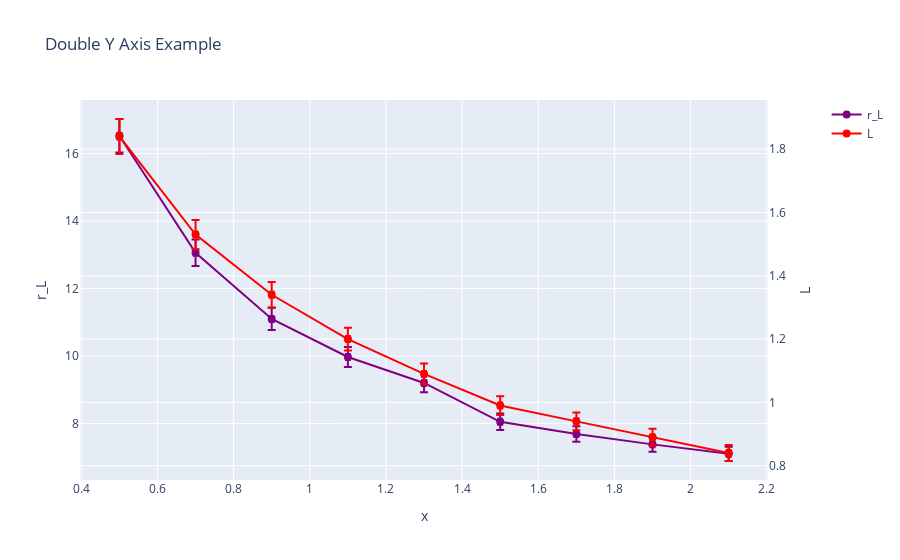

Source (notebook cell):
### Code cell
import plotly.graph_objects as go
from plotly.subplots import make_subplots
err_1 = 3
# Create figure with secondary y-axis
fig = make_subplots(specs=[[{"secondary_y": True}]])

fig.add_trace(go.Scatter(
    x=data['x'], y=data['r_L'],
    name='r_L',
    error_y=dict(
        type='percent',
        value=err_1
    ),
    error_x=dict(
        type='constant',
        value=0.005,
        color='purple'
    ) ,
    marker=dict(color='purple', size=8)
))

fig.add_trace(go.Scatter(
    x=data['x'], y=data['L'],
    name='L',
    error_y=dict(
        type='percent',
        value=err_1
    ),
    error_x=dict(
        type='constant',
        value=0.005,
        color='red'
    ),
    marker=dict(color='red', size=8)
),secondary_y=True)



# Add figure title
fig.update_layout(
    title_text="Double Y Axis Example"
)

# Set x-axis title
fig.update_xaxes(title_text="x")

# Set y-axes titles
fig.update_yaxes(title_text="r_L, Om", secondary_y=False)
fig.update_yaxes(title_text="L, H", secondary_y=True)

fig.show()

### Figure 1 — Plotly figure (JSON) as saved in the notebook; plotly's stock layout.template omitted (floating-point values rounded to 4 significant figures)
{"data": [{"error_x": {"color": "purple", "type": "constant", "value": 0.005}, "error_y": {"type": "percent", "value": 3}, "marker": {"color": "purple", "size": 8}, "name": "r_L", "type": "scatter", "x": [0.5, 0.7, 0.9, 1.1, 1.3, 1.5, 1.7, 1.9, 2.1], "y": [16.53, 13.06, 11.1, 9.97, 9.2, 8.05, 7.69, 7.38, 7.1]}, {"error_x": {"color": "red", "type": "constant", "value": 0.005}, "error_y": {"type": "percent", "value": 3}, "marker": {"color": "red", "size": 8}, "name": "L", "type": "scatter", "x": [0.5, 0.7, 0.9, 1.1, 1.3, 1.5, 1.7, 1.9, 2.1], "xaxis": "x", "y": [1.84, 1.53, 1.34, 1.2, 1.09, 0.99, 0.94, 0.89, 0.84], "yaxis": "y2"}], "layout": {"title": {"text": "Double Y Axis Example"}, "xaxis": {"anchor": "y", "domain": [0, 0.94], "title": {"text": "x"}}, "yaxis": {"anchor": "x", "domain": [0, 1], "title": {"text": "r_L"}}, "yaxis2": {"anchor": "x", "overlaying": "y", "side": "right", "title": {"text": "L"}}}}
